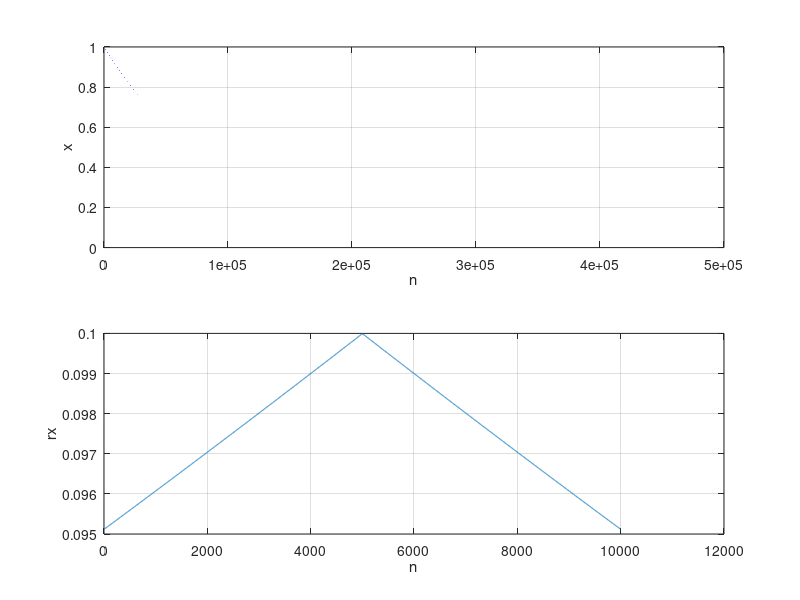

The MATLAB source for this figure:
n = 1:500000;

f_s = 100000;
x = exp(-n/f_s);
Mlag = 5000;
n_rx = 1:(2*Mlag+1);
rx = xcorr(x,Mlag,'biased');

subplot(2,1,1)
plot(n,x);
xlabel('n');
ylabel('x');
grid on;

subplot(2,1,2)
plot(n_rx,rx);
xlabel('n');
ylabel('rx');
grid on;